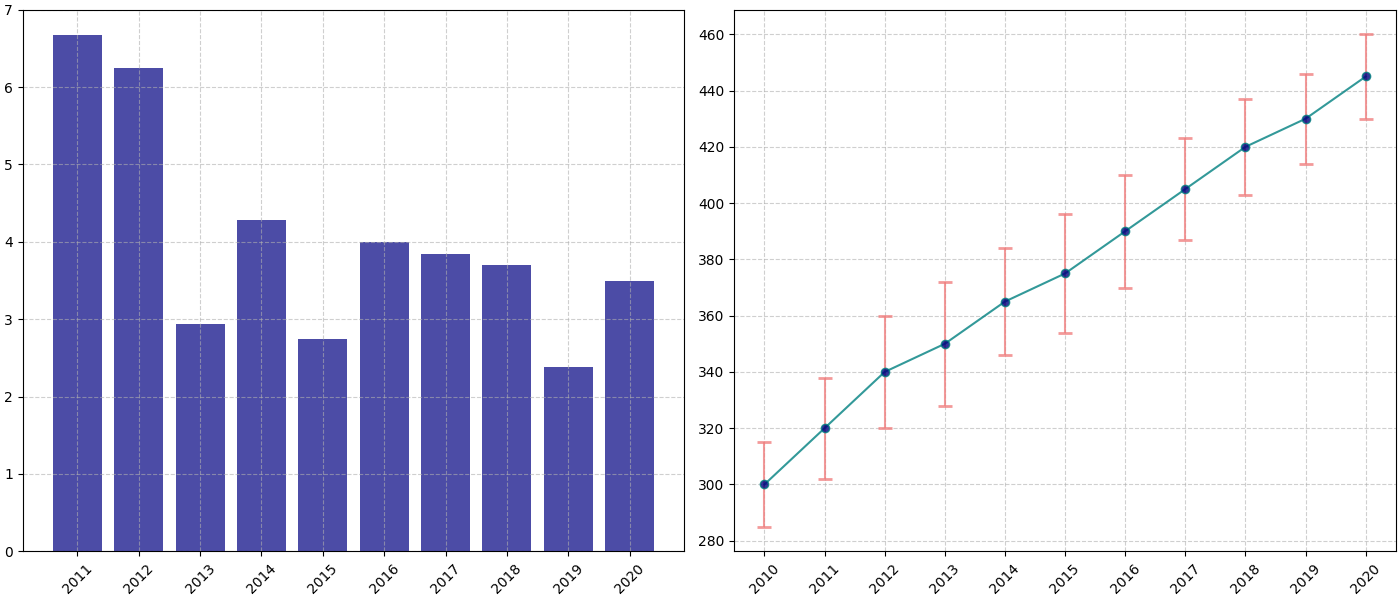

Generate this figure with Python:
import matplotlib.pyplot as plt
import numpy as np

years = np.arange(2010, 2021)
average_production = np.array([300, 320, 340, 350, 365, 375, 390, 405, 420, 430, 445])
error = np.array([15, 18, 20, 22, 19, 21, 20, 18, 17, 16, 15])

percent_change = np.diff(average_production) / average_production[:-1] * 100

fig, axs = plt.subplots(1, 2, figsize=(14, 6), constrained_layout=True)

# First subplot (now): Bar chart showing percentage change
axs[0].bar(years[1:], percent_change, color='navy', alpha=0.7)
axs[0].set_xticks(years[1:])
axs[0].set_xticklabels(years[1:], rotation=45)
axs[0].grid(True, linestyle='--', alpha=0.6)

# Second subplot (now): Line chart with error bars
axs[1].errorbar(
    years, average_production, yerr=error, fmt='-o', color='teal', ecolor='lightcoral',
    linestyle='-', capsize=5, capthick=2, markerfacecolor='navy', alpha=0.8
)
axs[1].set_xticks(years)
axs[1].set_xticklabels(years, rotation=45)
axs[1].set_yticks(np.arange(280, 470, 20))
axs[1].grid(True, linestyle='--', alpha=0.6)

plt.show()
